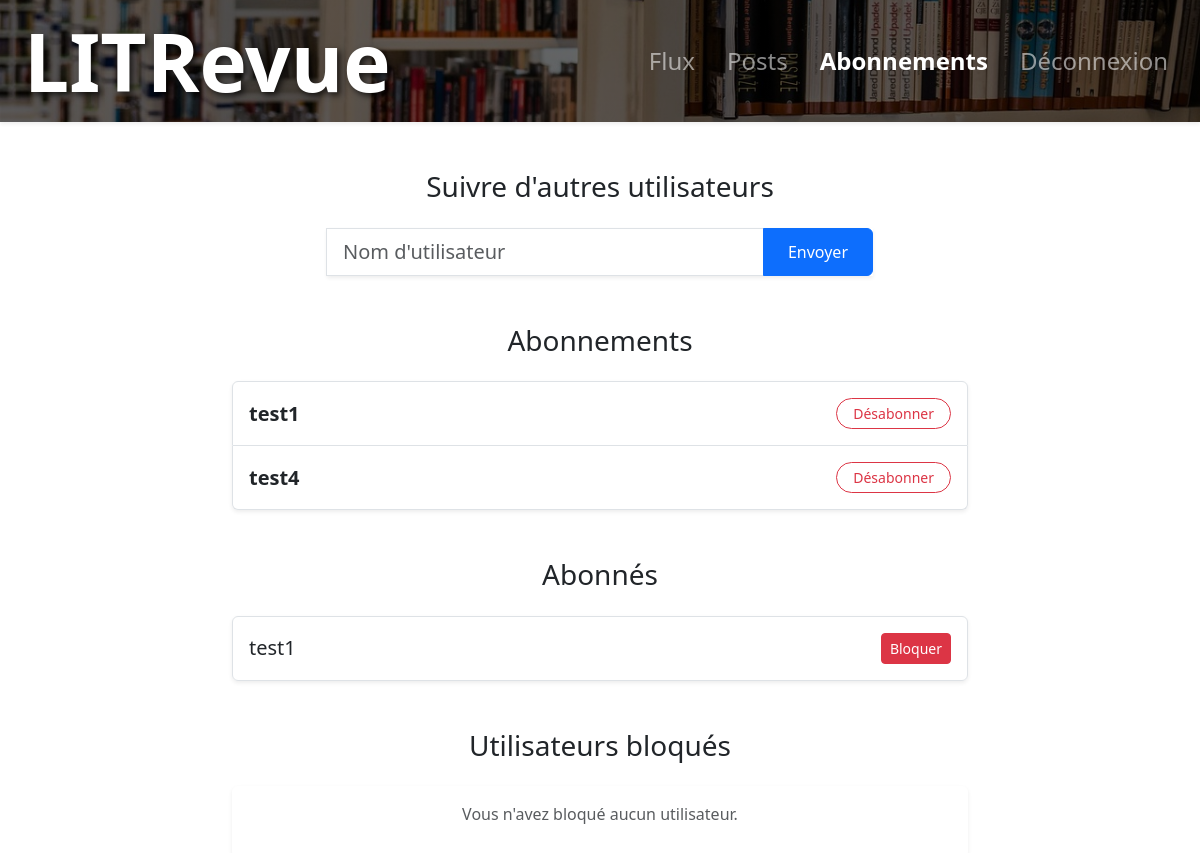
The app's page /subscriptions/ (signed in), older data.
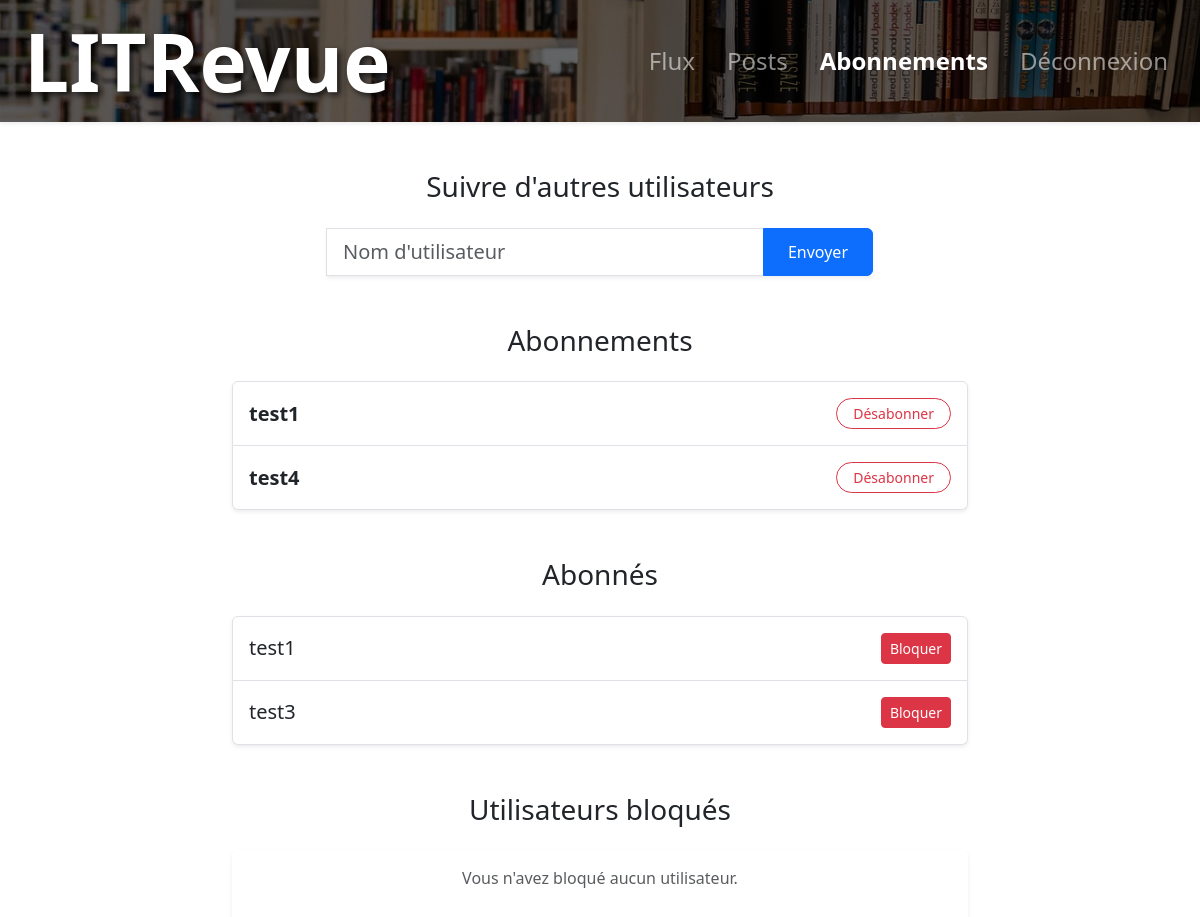
The same page, newer data.
### authentication/models.py (models this page shows)
class User(AbstractUser):
    pass

### flux/views.py (the view, shortened to what this page needs)
# urls.py: path('subscriptions/', flux.views.subscriptions, name='subscriptions'),
@login_required
def subscriptions(request):
    users_followed = User.objects.filter(
        id__in=UserFollows.objects.filter(user=request.user).values_list(
            'followed_user', flat=True
        )
    )
    followers = User.objects.filter(
        id__in=UserFollows.objects.filter(
            followed_user=request.user
        ).values_list('user', flat=True)
    )
    blocked_users = User.objects.filter(
        id__in=UserBlocks.objects.filter(user=request.user).values_list(
            'blocked_user', flat=True
        )
    )
    context = {
        'users_followed': users_followed,
        'followers': followers,
        'blocked_users': blocked_users,
    }
    return render(request, 'flux/subscriptions.html', context)

### flux/templates/flux/subscriptions.html (shortened to what this page needs)
{% extends 'base.html' %}
{% load static %}
{% block content %}
<section class="mb-5">
    <h3 class="text-center mb-4 mt-5">Suivre d'autres utilisateurs</h3>
    <div class="row justify-content-center">
        <div class="col-md-8 col-lg-6">
            <form method="post" class="input-group shadow-sm">
                <input type="text" name="username" class="form-control form-control-lg" placeholder="Nom d'utilisateur">
                <button class="btn btn-primary px-4" type="submit">Envoyer</button>
            </form>
        </div>
    </div>
</section>
 <section class="mb-5">
    <h3 class="text-center mb-4">Abonnements</h3>
    <div class="row justify-content-center">
        <div class="col-md-10 col-lg-8">
            {% include "flux/partials/user_list_snippet.html" with users=users_followed show_action=True action_url='unfollow' action_text='Désabonner' empty_message='Vous ne suivez personne pour le moment.' %}
        </div>
    </div>
</section>
<section class="mb-5">
    <h3 class="text-center mb-4">Abonnés</h3>
    <div class="row justify-content-center">
        <div class="col-md-10 col-lg-8">
            <ul class="list-group shadow-sm">
                {% for follower in followers %}
                    <li class="list-group-item p-3 d-flex justify-content-between align-items-center">
                        <span class="fs-5">{{ follower.username }}</span>
                        <form method="post" action="{% url 'block' follower.id %}" class="d-inline">
                            <button type="submit" class="btn btn-sm btn-danger">Bloquer</button>
                        </form>
                    </li>
                {% empty %}
                    <p class="text-center text-muted py-3">Vous n'avez pas encore d'abonnés.</p>
                {% endfor %}
            </ul>
        </div>
    </div>
</section>
<section class="mb-5">
    <h3 class="text-center mb-4">Utilisateurs bloqués</h3>
    <div class="row justify-content-center">
        <div class="col-md-10 col-lg-8">
            <ul class="list-group shadow-sm">
                {% for blocked_user in blocked_users %}
                    <li class="list-group-item p-3 d-flex justify-content-between align-items-center">
                        <span class="fs-5">{{ blocked_user.username }}</span>
                        <form method="post" action="{% url 'unblock' blocked_user.id %}" class="d-inline">
                            {% csrf_token %}
                            <button type="submit" class="btn btn-sm btn-success">Débloquer</button>
                        </form>
                    </li>
                {% empty %}
                    <p class="text-center text-muted py-3">Vous n'avez bloqué aucun utilisateur.</p>
                {% endfor %}
            </ul>
        </div>
    </div>
</section>
{% endblock content %}

### flux/templates/flux/partials/user_list_snippet.html (shortened to what this page needs)
<div class="list-group shadow-sm">
    {% for user in users %}
        <div class="list-group-item d-flex justify-content-between align-items-center p-3">
            <span class="fw-bold fs-5 text-dark">{{ user.username }}</span>
            {% if show_action %}
                <form method="post" action="{% url action_url user.id %}">
                    <button type="submit" class="btn btn-outline-danger btn-sm rounded-pill px-3">
                        {{ action_text }}
                    </button>
                </form>
            {% endif %}
        </div>
    {% empty %}
        <p class="text-center text-muted py-3">{{ empty_message }}</p>
    {% endfor %}
</div>

Row changes from the older to the newer data that the page shows:
now on this page (row edited): User: username "test3", shown under "Abonnés"
